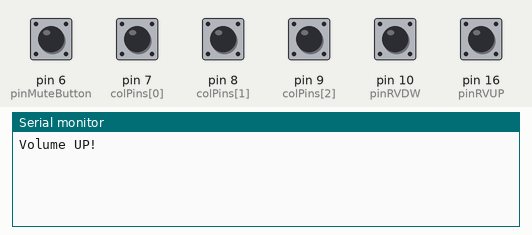
A sketch run on a simulated Arduino Leonardo, built with avr-gcc and run on an emulated ATmega32U4. Shown: the last lines printed to the serial monitor. The inputs (shaded band) are chosen by the test bench; at power-on: pin 6 (pinMuteButton), pin 7 (colPins[0]), pin 8 (colPins[1]), pin 9 (colPins[2]), pin 10 (pinRVDW), pin 16 (pinRVUP) HIGH. USB keyboard and mouse output is not drawn.

Above: at 1.2 s.
1.3 s: pin 6 (pinMuteButton) pulled LOW for 0.15 s
At 1.8 s:
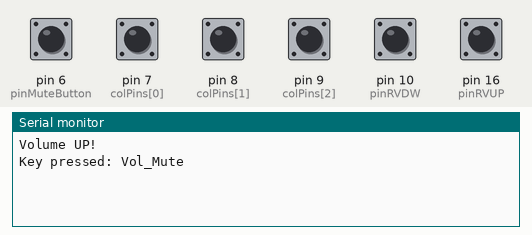
2.9 s: pin 7 (colPins[0]) pulled LOW for 0.15 s
At 4.2 s:
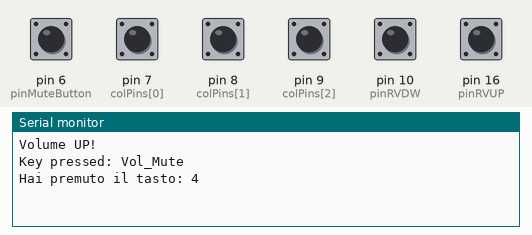
4.5 s: pin 8 (colPins[1]) pulled LOW for 0.15 s
At 5.6 s:
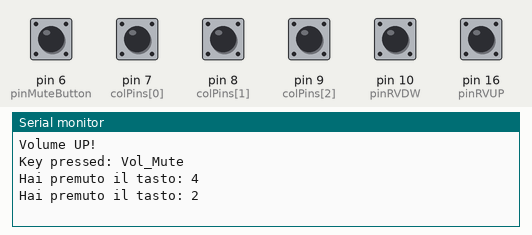
6.1 s: pin 9 (colPins[2]) pulled LOW for 0.15 s
At 6.8 s:
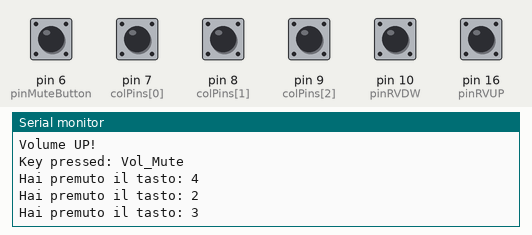
7.7 s: pin 7 (colPins[0]) pulled LOW for 1 s
At 9.5 s:
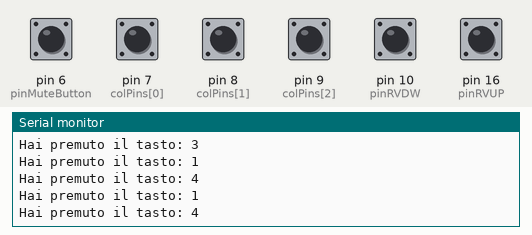
10.2 s: pin 8 (colPins[1]) pulled LOW for 1 s
At 11.4 s:
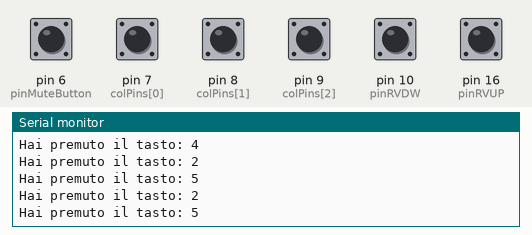
Timing chart, 0 to 13.2 s (numbered marks = the images above; inputs shaded):
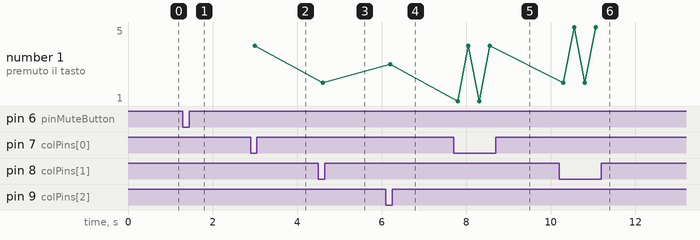

Measured:
- after the input at 1.3 s, the serial monitor: prints a new line at once (image 1)
- after the input at 2.9 s, the serial monitor: prints a new line after 0.10 s (image 2)
- after the input at 4.5 s, the serial monitor: prints a new line after 0.10 s (image 3)
- after the input at 6.1 s, the serial monitor: prints a new line after 0.10 s (image 4)
- after the input at 7.7 s, the serial monitor: prints a new line after 0.10 s (image 5)
- after the input at 10.2 s, the serial monitor: prints a new line after 0.10 s (image 6)
- plotted number 1: 4 → 2 after the input at 4.5 s, 2 → 3 after the input at 6.1 s, 3 → 4 after the input at 7.7 s, 4 → 5 after the input at 10.2 s

The sketch:

switchMatrix1.ino
```cpp
#include <HID-Project.h>
#include <HID-Settings.h>

#define pinRVUP 16 //pinA
#define pinRVDW 10 //pinB
#define pinMuteButton 6
int lastPositionA = LOW;
int n = LOW;

//--------KEYMAP-------//
// using byte because it's need only one byte of memory instead of int which use two byte
const byte ROWS = 2; // two rows
const byte COLS = 3; // Three columns

char keys[ROWS][COLS] = {
  {'1', '2', '3'},
  {'4', '5', '6'}
};

const byte rowPins[ROWS] = {14, 15};
const byte colPins[COLS] = {7, 8, 9};

//--------FUNCTION DECLARATIONS-------//
void checkMatrix();
void pressKey(char key);
void checkMuteButton();
void checkRotary();

//--------SETUP-------//
void setup() {
  Serial.begin(9600);
  for(int i=0; i<COLS;i++){
    pinMode(colPins[i], INPUT_PULLUP);
  }
  Consumer.begin(); //used for media keys (reference to HID-Project)
  pinMode(pinRVUP, INPUT_PULLUP);
  pinMode(pinRVDW, INPUT_PULLUP);
  pinMode(pinMuteButton, INPUT_PULLUP);
}

//--------LOOP-------//
void loop() {
  checkMatrix();
  checkMuteButton();
  checkRotary();
}

//--------FUNCTION IMPLEMENTATIONS-------//
void pressKey(char key){
  switch(key){
    case '1':
      Keyboard.write(KEY_F19);
      delay(100);
      break;
    case '2':
      Keyboard.write(KEY_F20);
      delay(100);
      break;
    case '3':
      Keyboard.write(KEY_F21);
      delay(100);
      break;
    case '4':
      Keyboard.write(KEY_F22);
      delay(100);
      break;
    case '5':
      Keyboard.write(KEY_F23);
      delay(100);
      break;
    case '6':
      Keyboard.write(KEY_F24);
      delay(100);
      break;
    default:
      Serial.print(key);
  }
}

void checkMuteButton(){
  int mute = digitalRead(pinMuteButton);
  if(mute == LOW){
    Serial.println("Key pressed: Vol_Mute");
    Consumer.write(MEDIA_VOL_MUTE);
    delay(250);
  }
}

void checkRotary(){
  n = digitalRead(pinRVUP);
  if((lastPositionA == LOW) && (n == HIGH)){
    if(digitalRead(pinRVDW)== LOW){
      //anticlockwise rotation
      Consumer.write(MEDIA_VOL_DOWN);
      Serial.print("Volume Down!");
    }else{
      //clockwise rotation
      Consumer.write(MEDIA_VOL_UP);
      Serial.print("Volume UP!");
    }
    Serial.print ("\n");
  }
  lastPositionA = n;
}

void checkMatrix() {
    for(int j=0; j<COLS;j++){
      byte currentCol = colPins[j];
      for(int i=0; i<ROWS;i++){
        byte currentRow = rowPins[i];
        pinMode(currentRow, OUTPUT);
        digitalWrite(currentRow, LOW);
        if(digitalRead(currentRow)== LOW and digitalRead(currentCol)==LOW){
          char key = keys[i][j];
          pressKey(key);
          Serial.print("Hai premuto il tasto: ");
          Serial.println(key);
          delay(150);
        }
        pinMode(currentRow, INPUT);
      }
    pinMode(currentCol, INPUT_PULLUP);
  }
}
```
